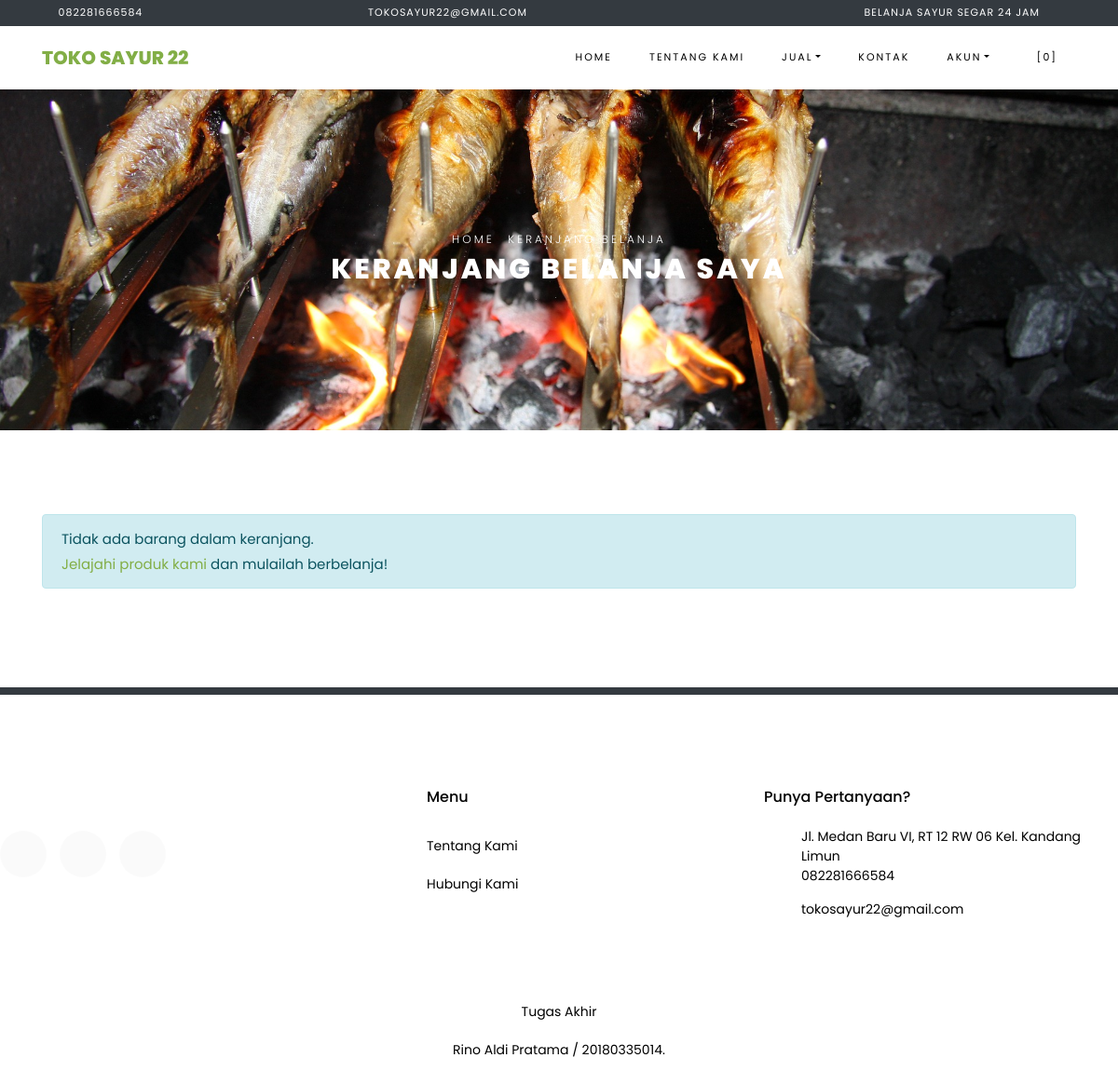
The app's page /index.php/shop/cart with its own data.
### tables this page shows
CREATE TABLE `settings` (
  `id` int(10) NOT NULL,
  `key` varchar(32) NOT NULL,
  `content` varchar(191) NOT NULL
);

### application/helpers/themes_helper.php (called while the page is built, shortened)
<?php
if ( ! function_exists('get_theme_name'))
{
    function get_theme_name() {
        $current_theme = get_settings('current_theme_name');
        return ($current_theme) ? $current_theme : false;
    }
}
if ( ! function_exists('get_template_part'))
{
    function get_template_part($file_name = null, $params = array()) {
        if ($file_name !== '') {
            $current_theme = get_theme_name();
            if ( file_exists($file_location = VIEWPATH .'themes/'. $current_theme .'/'. $file_name .'.php')) {
                $CI =& get_instance();
                $CI->load->view('themes/'. $current_theme .'/'. $file_name, $params);
            }
            else {
                echo '<div>Kesalahan: berkas tema <b>'. $file_name .'.php</b> tidak ditemukan.<br>Lokasi berkas: <b>'. $file_location .'</b></div>';
            }
        }
    }
}
if ( ! function_exists('get_header'))
{
    function get_header($params = null, $section = '', $current_section = '') {
        $load_params = array();
        if ( is_null($params)) {
            $load_params['title'] = get_settings('site_name');
        }
        else if ( is_string($params)) {
            $load_params['title'] = $params;
        }
        $load_params['sidebar_section'] = $section;
        $load_params['current_section'] = $current_section;
        get_template_part('header', $load_params);
    }
}
if ( ! function_exists('get_footer'))
{
    function get_footer($params = array()) {
        get_template_part('footer', $params);
    }
}
if ( ! function_exists('get_theme_uri'))
{
    function get_theme_uri($file_name = null, $theme_name = NULL)
    {
        $theme_name = ($theme_name == NULL) ? get_theme_name() : $theme_name;
        return is_null($file_name) ? base_url('assets/themes/'. $theme_name .'/') : base_url('assets/themes/'. $theme_name .'/'. $file_name) ;
    }
}

### application/controllers/Shop.php (called while the page is built, shortened)
<?php
class Shop extends CI_Controller {
    public function cart()
    {
        $cart['carts'] = $this->cart->contents();
        $cart['total_cart'] = $this->cart->total();
        $ongkir = ($cart['total_cart'] >= get_settings('min_shop_to_free_shipping_cost')) ? 0 : get_settings('shipping_cost');
        $cart['total_price'] = $cart['total_cart'] + $ongkir;
        get_header('Keranjang Belanja');
        get_template_part('shop/cart', $cart);
        get_footer();
    }
}

### index.php (called while the page is built, shortened)
<?php
require_once BASEPATH.'core/CodeIgniter.php';

### application/helpers/global_helper.php (called while the page is built, shortened)
<?php
if ( ! function_exists('get_settings'))
{
    function get_settings($key = '')
    {
        $CI =& get_instance();
        $row = $CI->db
            ->select('content')
            ->where('key', $key)
            ->get('settings')
            ->row();
        return $row->content;
    }
}
if ( ! function_exists('get_store_name'))
{
    function get_store_name()
    {
        return get_settings('store_name');
    }
}

### application/helpers/session_helper.php (called while the page is built, shortened)
<?php
if ( ! function_exists('init'))
{
    function init()
    {
        $CI =& get_instance();
        return $CI;
    }
}
if( ! function_exists('session_data'))
{
    function session_data()
    {
        $CI = init();
        $read_session_in_cookie = get_cookie('__ACTIVE_SESSION_DATA');
        $read_session_in_session = $CI->session->userdata('__ACTIVE_SESSION_DATA');
        if ($read_session_in_cookie)
        {
            $read_data = $CI->encryption->decrypt($read_session_in_cookie);
            $read_data = json_decode($read_data);
            return $read_data;
        }
        else if ($read_session_in_session)
        {
            $read_data = $CI->encryption->decrypt($read_session_in_session);
            $read_data = json_decode($read_data);
            return $read_data;
        }
        else {
            $default_session = new stdClass();
            $default_session->is_login = FALSE;
            $default_session->user_id = 0;
            $default_session->login_at = 0;
            $default_session->remember_me = FALSE;
            return $default_session;
        }
    }
}

### application/views/themes/vegefoods/shop/cart.php (the view, shortened to what this page needs)
<div class="hero-wrap hero-bread" style="background-image: url('<?php echo get_theme_uri('images/fish2.jpg'); ?>');">
    <div class="container">
      <div class="row no-gutters slider-text align-items-center justify-content-center">
        <div class="col-md-9 ftco-animate text-center">
            <p class="breadcrumbs"><span class="mr-2"><?php echo anchor(base_url(), 'Home'); ?></span> <span>Keranjang Belanja</span></p>
          <h1 class="mb-0 bread">Keranjang Belanja Saya</h1>
        </div>
      </div>
    </div>
  </div>
  <section class="ftco-section ftco-Keranjang Belanja">
          <div class="container">
          <?php if ( count($carts) > 0) : ?>
            <form action="<?php echo site_url('shop/checkout'); ?>" method="POST">
              <div class="row">
              <div class="col-md-12 ftco-animate">
                  <div class="cart-list">
                      <table class="table">
                          <thead class="thead-dark">
                            <tr class="text-center">
                              <th>&nbsp;</th>
                              <th>&nbsp;</th>
                              <th>Produk</th>
                              <th>Harga</th>
                              <th>Kuantitas</th>
                              <th>Sub Total</th>
                            </tr>
                          </thead>
                          <tbody>
                              <?php foreach ($carts as $item) : ?>
                            <tr class="text-center cart-<?php echo $item['rowid']; ?>">
                              <td class="product-remove"><a href="#" class="remove-item" data-rowid="<?php echo $item['rowid']; ?>"><span class="ion-ios-close"></span></a></td>
                              <td class="image-prod"><div class="img img-fluid rounded" style="background-image:url(<?php echo get_product_image($item['id']); ?>);"></div></td>
                              <td class="product-name">
                                  <h3><?php echo $item['name']; ?></h3>
                              </td>
                              <td class="price">Rp <?php echo format_rupiah($item['price']); ?></td>
                              <td class="quantity">
                                  <div class="input-group mb-3">
                                   <input type="text" name="quantity[<?php echo $item['rowid']; ?>]" class="quantity form-control input-number" value="<?php echo $item['qty']; ?>" min="1" max="100">
                                </div>
                            </td>
                              <td class="total">Rp <?php echo format_rupiah($item['subtotal']); ?></td>
                            </tr>
                              <?php endforeach; ?>
                          </tbody>
                        </table>
                    </div>
              </div>
          </div>
          <div class="row justify-content-end">
              <div class="col-lg-4 mt-5 cart-wrap ftco-animate">
                  <div class="cart-total mb-3">
                      <h3>Kode Kupon</h3>
                      <p>Punya kode kupon? Gunakan kupon kamu untuk mendapatkan potongan harga menarik</p>
                <div class="form-group">
                    <label for="code">Kode:</label>
                  <input id="code" name="coupon_code" type="text" class="form-control text-left px-3" placeholder="">
                </div>
                  </div>
              </div>
              <div class="col-lg-4 mt-5 cart-wrap ftco-animate">
                  <div class="cart-total mb-3">
                      <h3>Rincian Keranjang</h3>
                      <p class="d-flex">
                          <span>Subtotal</span>
                          <span class="n-subtotal font-weight-bold">Rp <?php echo format_rupiah($total_cart); ?></span>
                      </p>
                      <p class="d-flex">
                          <span>Biaya pengiriman</span>
                          <?php if ( $total_cart >= get_settings('min_shop_to_free_shipping_cost')) : ?>
                          <span class="n-ongkir font-weight-bold">Gratis</span>
                          <?php else : ?>
                            <span class="n-ongkir font-weight-bold">Rp <?php echo format_rupiah(get_settings('shipping_cost')); ?></span>
                          <?php endif; ?>
                      </p>
                      <hr>
                      <p class="d-flex total-price">
                          <span>Total</span>
                          <span class="n-total font-weight-bold">Rp <?php echo format_rupiah($total_price); ?></span>
                      </p>
                  </div>
                  <p><button type="submit" class="btn btn-dark py-3 px-4">Checkout</button></p>
              </div>
          </div>
          </form>
          <?php else : ?>
            <div class="row">
              <div class="col-md-12 ftco-animate">
                <div class="alert alert-info">Tidak ada barang dalam keranjang.<br><?php echo anchor('browse', 'Jelajahi produk kami'); ?> dan mulailah berbelanja!</div>
              </div>
            </div>
          <?php endif; ?>
          </div>
      </section>

### application/views/themes/vegefoods/header.php (shortened to what this page needs)
?><!DOCTYPE html>
<html lang="en">
  <head>
    <link rel="stylesheet" href="<?php echo get_theme_uri('css/open-iconic-bootstrap.min.css'); ?>">
    <link rel="stylesheet" href="<?php echo get_theme_uri('css/animate.css'); ?>">
    <link rel="stylesheet" href="<?php echo get_theme_uri('css/owl.carousel.min.css'); ?>">
    <link rel="stylesheet" href="<?php echo get_theme_uri('css/owl.theme.default.min.css'); ?>">
    <link rel="stylesheet" href="<?php echo get_theme_uri('css/magnific-popup.css'); ?>">
    <link rel="stylesheet" href="<?php echo get_theme_uri('css/aos.css'); ?>">
	<link rel="stylesheet" href="<?php echo get_theme_uri('css/ionicons.min.css'); ?>">
	<link rel="stylesheet" href="<?php echo get_theme_uri('js/plugins/@fortawesome/fontawesome-free/css/all.min.css', 'argon'); ?>">
    <link rel="stylesheet" href="<?php echo get_theme_uri('css/bootstrap-datepicker.css'); ?>">
    <link rel="stylesheet" href="<?php echo get_theme_uri('css/jquery.timepicker.css'); ?>">
    <link rel="stylesheet" href="<?php echo get_theme_uri('css/flaticon.css'); ?>">
    <link rel="stylesheet" href="<?php echo get_theme_uri('css/icomoon.css'); ?>">
	<link rel="stylesheet" href="<?php echo get_theme_uri('css/style.css'); ?>">
	<link rel="stylesheet" href="<?php echo base_url('assets/plugins/toastr/toastr.min.css'); ?>">
  </head>
  <body class="goto-here">
		<div class="py-1 bg-dark">
    	<div class="container">
    		<div class="row no-gutters d-flex align-items-start align-items-center px-md-0">
	    		<div class="col-lg-12 d-block">
		    		<div class="row d-flex">
		    			<div class="col-md pr-4 d-flex topper align-items-center">
					    	<div class="icon mr-2 d-flex justify-content-center align-items-center"><span class="icon-phone2"></span></div>
						    <span class="text"><?php echo get_settings('store_phone_number'); ?></span>
					    </div>
					    <div class="col-md pr-4 d-flex topper align-items-center">
					    	<div class="icon mr-2 d-flex justify-content-center align-items-center"><span class="icon-paper-plane"></span></div>
						    <span class="text"><?php echo get_settings('store_email'); ?></span>
					    </div>
					    <div class="col-md-5 pr-4 d-flex topper align-items-center text-lg-right">
						    <span class="text"><?php echo get_settings('store_tagline'); ?></span>
					    </div>
				    </div>
			    </div>
		    </div>
		  </div>
    </div>
    <nav class="navbar navbar-expand-lg navbar-dark ftco_navbar bg-dark ftco-navbar-light" id="ftco-navbar">
	    <div class="container">
	      <a class="navbar-brand" href="<?php echo base_url(); ?>"><?php echo get_store_name(); ?></a>
	      <div class="collapse navbar-collapse" id="ftco-nav">
	        <ul class="navbar-nav ml-auto">
	          <li class="nav-item active"><a href="<?php echo base_url(); ?>" class="nav-link">Home</a></li>
	          <li class="nav-item"><a href="<?php echo site_url('pages/about'); ?>" class="nav-link">Tentang Kami</a></li>
	          <li class="nav-item dropdown">
	          <a class="nav-link dropdown-toggle" href="#" id="dropdown04" data-toggle="dropdown" aria-haspopup="true" aria-expanded="false">Jual</a>
              <li class="nav-item"><a href="<?php echo site_url('pages/contact'); ?>" class="nav-link">Kontak</a></li>
              <li class="nav-item dropdown">
              <a class="nav-link dropdown-toggle" href="#" id="dropdown05" data-toggle="dropdown" aria-haspopup="true" aria-expanded="false">Akun</a>
            </li>
	          <li class="nav-item cta-colored"><a href="<?php echo site_url('shop/cart'); ?>" class="nav-link"><span class="icon-shopping_cart"></span>[<span class="cart-item-total">0</span>]</a></li>
	        </ul>
	      </div>
	    </div>
	  </nav>

### application/views/themes/vegefoods/footer.php (shortened to what this page needs)
<section class="ftco-section ftco-no-pt ftco-no-pb py-5 bg-dark">
    <div class="container py-1">
    </div>
  </section>
  <footer class="ftco-footer ftco-section">
      <div class="row mb-5">
        <div class="col-md">
          <div class="ftco-footer-widget mb-4">
            <ul class="ftco-footer-social list-unstyled float-md-left float-lft mt-5">
              <li ><a href="#"><span class="icon-twitter"></span></a></li>
              <li ><a href="#"><span class="icon-facebook"></span></a></li>
              <li ><a href="#"><span class="icon-instagram"></span></a></li>
            </ul>
          </div>
        </div>
        <div class="col-md">
          <div class="ftco-footer-widget mb-4 ml-md-5">
            <h2 class="ftco-heading-2">Menu</h2>
            <ul class="list-unstyled">
              <li><a href="<?php echo site_url('pages/about'); ?>" class="py-2 d-block">Tentang Kami</a></li>
              <li><a href="<?php echo site_url('pages/contact'); ?>" class="py-2 d-block">Hubungi Kami</a></li>
            </ul>
          </div>
        </div>
        <div class="col-md">
          <div class="ftco-footer-widget mb-4">
              <h2 class="ftco-heading-2">Punya Pertanyaan?</h2>
              <div class="block-23 mb-3">
                <ul>
                  <li><span class="icon icon-map-marker"></span><span class="text"><?php echo get_settings('store_address'); ?></span></li>
                  <li><a href="#"><span class="icon icon-phone"></span><span class="text"><?php echo get_settings('store_phone_number'); ?></span></a></li>
                  <li><a href="#"><span class="icon icon-envelope"></span><span class="text"><?php echo get_settings('store_email'); ?></span></a></li>
                </ul>
              </div>
          </div>
        </div>
      </div>
      <div class="row">
        <div class="col-md-12 text-center">
          <p>Tugas Akhir</p>
          <p>Rino Aldi Pratama / 20180335014.</p>
        </div>
      </div>
  </footer>
</body>
</html>

### assets/themes/vegefoods/css/icomoon.css (style rules this page uses)
[class^="icon-"], [class*=" icon-"] { font-family: 'icomoon' !important; speak: none; font-style: normal; font-weight: normal; font-variant: normal; text-transform: none; line-height: 1; -webkit-font-smoothing: antialiased; -moz-osx-font-smoothing: grayscale; }
.icon-map-marker:before { content: "\f041"; }
.icon-phone:before { content: "\f095"; }
.icon-twitter:before { content: "\f099"; }
.icon-facebook:before { content: "\f09a"; }
.icon-envelope:before { content: "\f0e0"; }
.icon-instagram:before { content: "\f16d"; }
.icon-paper-plane:before { content: "\f1d8"; }
.icon-phone2:before { content: "\e0cd"; }
.icon-shopping_cart:before { content: "\e8cc"; }

### records on screen
settings: content "082281666584"
settings: content "TOKOSAYUR22@GMAIL.COM", content "tokosayur22@gmail.com"
settings: content "BELANJA SAYUR SEGAR 24 JAM"
settings: content "TOKO SAYUR 22"
settings: content (picture)
settings: content "Jl. Medan Baru VI, RT 12 RW 06 Kel. Kandang Limun"

### other values on screen
anchor(base_url(), 'Home') "HOME"
anchor('browse', 'Jelajahi produk kami') "Jelajahi produk kami"
